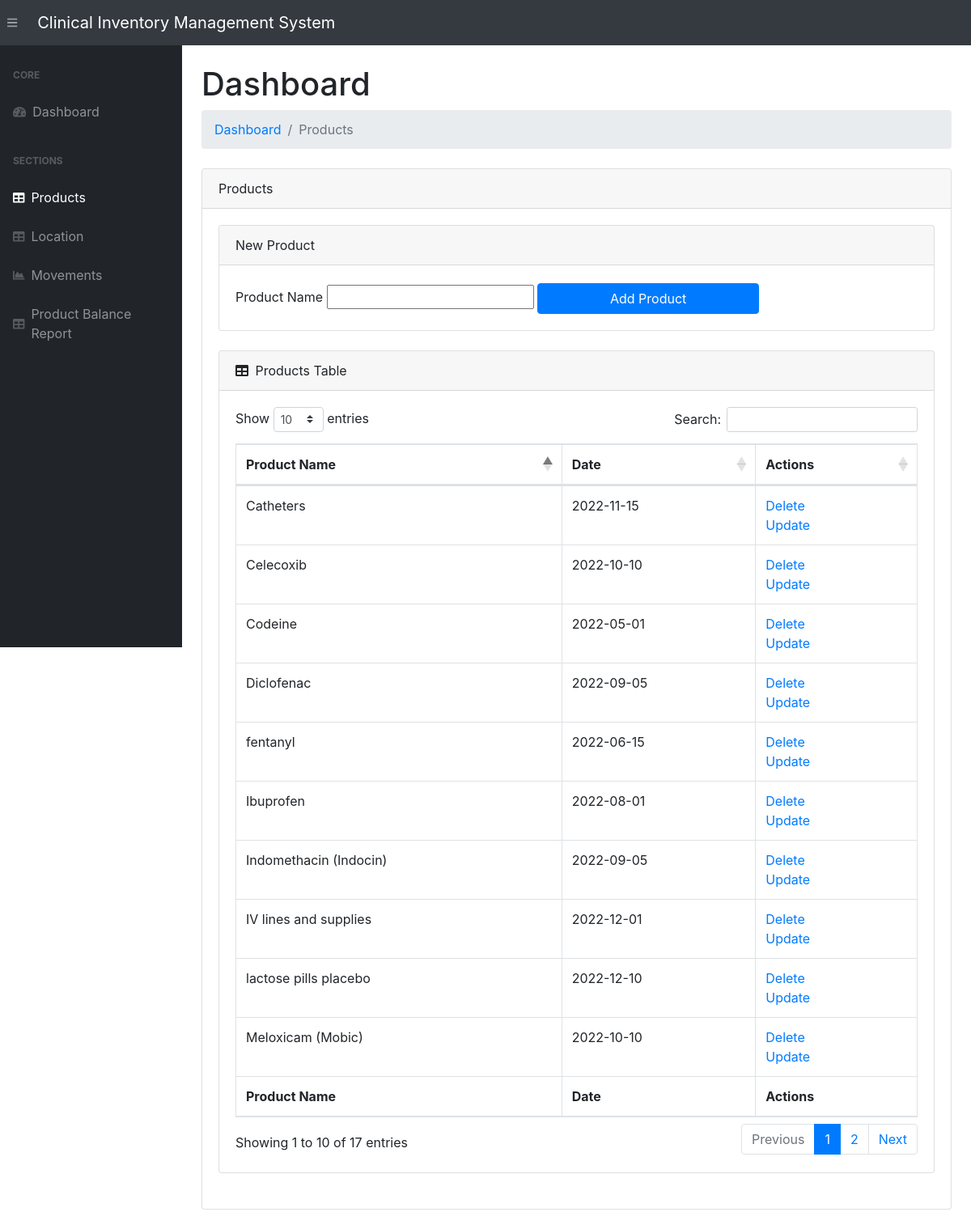
Screenshot of /products/ with the database file from the repository.
### app.py (models this page shows, shortened)
class Product(db.Model):
    __tablename__ = 'products'
    product_id      = db.Column(db.String(200), primary_key=True)
    date_created    = db.Column(db.DateTime, default=datetime.utcnow)

### app.py (the view)
@app.route('/products/', methods=["POST", "GET"])
def viewProduct():
    if (request.method == "POST") and ('product_name' in request.form):
        product_name = request.form["product_name"]
        new_product = Product(product_id=product_name)
        try:
            db.session.add(new_product)
            db.session.commit()
            return redirect("/products/")
        except:
            products = Product.query.order_by(Product.date_created).all()
            return "There Was an issue while add a new Product"
    else:
        products = Product.query.order_by(Product.date_created).all()
        return render_template("products.html", products=products)

### templates/products.html (shortened to what this page needs)
{% extends 'base.html' %}
{% block content %}
<main>
    <div class="container-fluid">
        <h1 class="mt-4">Dashboard</h1>
        <ol class="breadcrumb mb-4">
            <li class="breadcrumb-item"><a href="/">Dashboard</a></li>
            <li class="breadcrumb-item active">Products</li>
        </ol>
        <div class="card mb-4">
            <div class="card-header">Products</div>
            <div class="card-body">
                <div class="card mb-4">
                    <div class="card-header">New Product</div>
                    <div class="card-body">
                        <form action="/products/" method="POST" id="product_form">
                            <label for="product_name" class="col-form-label">Product Name</label>
                            <input type="text" name="product_name" id="product_name">
                            <input id="submitProduct" value="Add Product" class="btn btn-primary">
                        </form>
                    </div>
                </div>
                <div class="card mb-4">
                <div class="card-header">
                    <i class="fas fa-table mr-1"></i>
                    Products Table
                </div>
                <div class="card-body">
                    <div class="table-responsive">
                        {% if products|length < 1 %}
                        <h4>There are no Products, add one above</h4>
                        {% else %}
                        <table class="table table-bordered" id="dataTable" width="100%" cellspacing="0">
                            <thead>
                                <tr>
                                    <th>Product Name</th>
                                    <th>Date</th>
                                    <th>Actions</th>
                                </tr>
                            </thead>
                            <tfoot>
                                <tr>
                                    <th>Product Name</th>
                                    <th>Date</th>
                                    <th>Actions</th>
                                </tr>
                            </tfoot>
                            <tbody>
                                {% for product in products %}
                                <tr>
                                    <td>{{ product.product_id }}</td>
                                    <td>{{ product.date_created.date() }}</td>
                                    <td>
                                        <a href="/delete-product/{{ product.product_id }}">Delete</a>
                                        <br>
                                        <a href="/update-product/{{ product.product_id }}">Update</a>
                                    </td>
                                </tr>
                                {% endfor %}
                            </tbody>
                        </table>
                        {% endif %}
                </div>
            </div>
                </div>
            </div>
        </div>
    </div>
</main>
{% endblock %}

### rows the page displays
Product: product_id "Codeine", date_created "2022-05-01"
Product: product_id "fentanyl", date_created "2022-06-15"
Product: product_id "Ibuprofen", date_created "2022-08-01"
Product: product_id "Diclofenac", date_created "2022-09-05"
Product: product_id "Indomethacin (Indocin)", date_created "2022-09-05"
Product: product_id "Meloxicam (Mobic)", date_created "2022-10-10"
Product: product_id "Celecoxib", date_created "2022-10-10"
Product: product_id "Catheters", date_created "2022-11-15"
Product: product_id "IV lines and supplies", date_created "2022-12-01"
Product: product_id "lactose pills placebo", date_created "2022-12-10"
